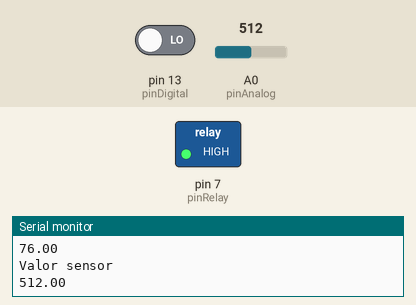
Simulated run of this sketch. Board: Arduino Uno, built with avr-gcc and run on an emulated ATmega328P. On the bench: switched loads named in the sketch (green lamp = pin HIGH), the last lines printed to the serial monitor. Inputs (shaded band) come from the test bench; at power-on: pin 13 (pinDigital) LOW, A0 (pinAnalog) = 512.

Above: at 5.8 s.
5.9 s: pin 13 (pinDigital) driven HIGH
At 11.1 s:
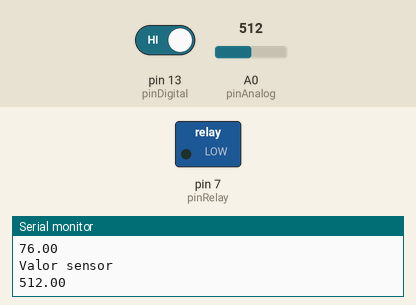
11.9 s: pin 13 (pinDigital) driven LOW
At 12.7 s:
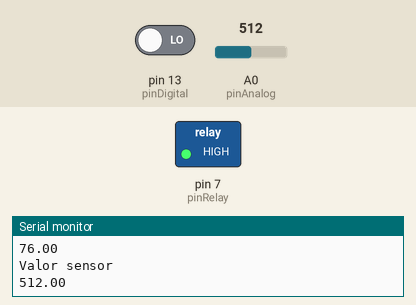
Timing chart, 0 to 14.9 s (numbered marks = the images above; inputs shaded):
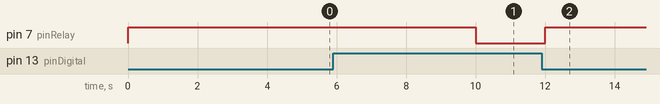

Measured:
- after the input at 5.9 s, pin 7 (pinRelay): HIGH → LOW after 4.1 s
- after the input at 11.9 s, pin 7 (pinRelay): LOW → HIGH after 0.11 s

The sketch:

PlanIoT_v1.ino
```cpp
//Set up Arduino pins
#define pinDigital 13
#define pinAnalog A0
#define pinRelay 7

float analogOutput = 0;
float gauge = 0;
int soilSensor = 0;

void setup() {
  Serial.begin(9600);

  pinMode(pinDigital, INPUT);
  pinMode(pinRelay, OUTPUT);
}

void loop() {

  soilSensor = digitalRead(pinDigital);
  analogOutput = analogRead(pinAnalog);
  gauge = map(analogOutput, 350, 1023, 100, 0); // valores convertidos para % e ajustados com base na saída do "Valor sensor"

  Serial.println("Necessidade de água");
  Serial.println(soilSensor);
  Serial.println("% Umidade");
  Serial.println(gauge);
  Serial.println("Valor sensor"); //
  Serial.println(analogOutput);

  if (soilSensor == HIGH) { // soilSensor == HIGH = 1 -> sem umidade
    digitalWrite(pinRelay, LOW); // pinRelay, LOW -> vazão de água aberta
    delay(2000); // 2000 = 2seg -> tempo para irrigar e fazer a próxima leitura
  }
  else { // soilSensor == LOW = 0 -> com umidade
    digitalWrite(pinRelay, HIGH); // pinRelay, HIGH -> vazão de água fechada
    delay(5000); // ideal 900000 = 15min; teste 50000 = 5seg -> pode-se esperar mais para a próxima leitura pois já há umidade

  }
}
```
